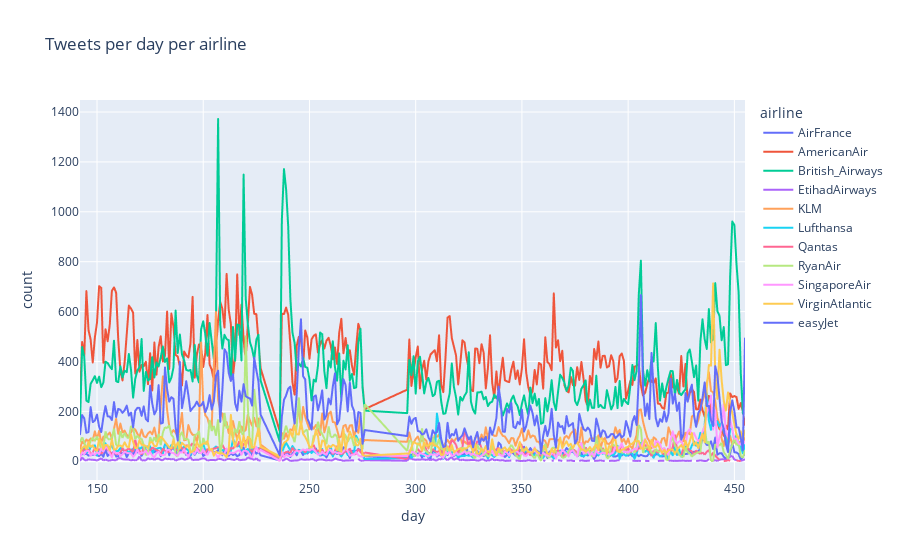

Notebook source saved alongside this figure:
### Code cell
fig = go.Figure()
fig = px.line(plot_df, x="day", y="count", color="airline", title="Tweets per day per airline")
fig.show()

### Figure 1 — Plotly figure (JSON) as saved in the notebook; plotly's stock layout.template omitted (floating-point values rounded to 4 significant figures; data arrays with more than 128 entries replaced by an {"elided": "..."} marker saying what was removed)
{"data": [{"hovertemplate": "airline=AirFrance<br>day=%{x}<br>count=%{y}<extra></extra>", "legendgroup": "AirFrance", "line": {"color": "#636efa", "dash": "solid"}, "marker": {"symbol": "circle"}, "mode": "lines", "name": "AirFrance", "showlegend": true, "type": "scattergl", "x": {"elided": "287 int values"}, "xaxis": "x", "y": {"elided": "287 int values"}, "yaxis": "y"}, {"hovertemplate": "airline=AmericanAir<br>day=%{x}<br>count=%{y}<extra></extra>", "legendgroup": "AmericanAir", "line": {"color": "#EF553B", "dash": "solid"}, "marker": {"symbol": "circle"}, "mode": "lines", "name": "AmericanAir", "showlegend": true, "type": "scattergl", "x": {"elided": "287 int values"}, "xaxis": "x", "y": {"elided": "287 int values"}, "yaxis": "y"}, {"hovertemplate": "airline=British_Airways<br>day=%{x}<br>count=%{y}<extra></extra>", "legendgroup": "British_Airways", "line": {"color": "#00cc96", "dash": "solid"}, "marker": {"symbol": "circle"}, "mode": "lines", "name": "British_Airways", "showlegend": true, "type": "scattergl", "x": {"elided": "287 int values"}, "xaxis": "x", "y": {"elided": "287 int values"}, "yaxis": "y"}, {"hovertemplate": "airline=EtihadAirways<br>day=%{x}<br>count=%{y}<extra></extra>", "legendgroup": "EtihadAirways", "line": {"color": "#ab63fa", "dash": "solid"}, "marker": {"symbol": "circle"}, "mode": "lines", "name": "EtihadAirways", "showlegend": true, "type": "scattergl", "x": {"elided": "287 int values"}, "xaxis": "x", "y": {"elided": "287 int values"}, "yaxis": "y"}, {"hovertemplate": "airline=KLM<br>day=%{x}<br>count=%{y}<extra></extra>", "legendgroup": "KLM", "line": {"color": "#FFA15A", "dash": "solid"}, "marker": {"symbol": "circle"}, "mode": "lines", "name": "KLM", "showlegend": true, "type": "scattergl", "x": {"elided": "287 int values"}, "xaxis": "x", "y": {"elided": "287 int values"}, "yaxis": "y"}, {"hovertemplate": "airline=Lufthansa<br>day=%{x}<br>count=%{y}<extra></extra>", "legendgroup": "Lufthansa", "line": {"color": "#19d3f3", "dash": "solid"}, "marker": {"symbol": "circle"}, "mode": "lines", "name": "Lufthansa", "showlegend": true, "type": "scattergl", "x": {"elided": "287 int values"}, "xaxis": "x", "y": {"elided": "287 int values"}, "yaxis": "y"}, {"hovertemplate": "airline=Qantas<br>day=%{x}<br>count=%{y}<extra></extra>", "legendgroup": "Qantas", "line": {"color": "#FF6692", "dash": "solid"}, "marker": {"symbol": "circle"}, "mode": "lines", "name": "Qantas", "showlegend": true, "type": "scattergl", "x": {"elided": "287 int values"}, "xaxis": "x", "y": {"elided": "287 int values"}, "yaxis": "y"}, {"hovertemplate": "airline=RyanAir<br>day=%{x}<br>count=%{y}<extra></extra>", "legendgroup": "RyanAir", "line": {"color": "#B6E880", "dash": "solid"}, "marker": {"symbol": "circle"}, "mode": "lines", "name": "RyanAir", "showlegend": true, "type": "scattergl", "x": {"elided": "287 int values"}, "xaxis": "x", "y": {"elided": "287 int values"}, "yaxis": "y"}, {"hovertemplate": "airline=SingaporeAir<br>day=%{x}<br>count=%{y}<extra></extra>", "legendgroup": "SingaporeAir", "line": {"color": "#FF97FF", "dash": "solid"}, "marker": {"symbol": "circle"}, "mode": "lines", "name": "SingaporeAir", "showlegend": true, "type": "scattergl", "x": {"elided": "287 int values"}, "xaxis": "x", "y": {"elided": "287 int values"}, "yaxis": "y"}, {"hovertemplate": "airline=VirginAtlantic<br>day=%{x}<br>count=%{y}<extra></extra>", "legendgroup": "VirginAtlantic", "line": {"color": "#FECB52", "dash": "solid"}, "marker": {"symbol": "circle"}, "mode": "lines", "name": "VirginAtlantic", "showlegend": true, "type": "scattergl", "x": {"elided": "287 int values"}, "xaxis": "x", "y": {"elided": "287 int values"}, "yaxis": "y"}, {"hovertemplate": "airline=easyJet<br>day=%{x}<br>count=%{y}<extra></extra>", "legendgroup": "easyJet", "line": {"color": "#636efa", "dash": "solid"}, "marker": {"symbol": "circle"}, "mode": "lines", "name": "easyJet", "showlegend": true, "type": "scattergl", "x": {"elided": "287 int values"}, "xaxis": "x", "y": {"elided": "287 int values"}, "yaxis": "y"}], "layout": {"legend": {"title": {"text": "airline"}, "tracegroupgap": 0}, "title": {"text": "Tweets per day per airline"}, "xaxis": {"anchor": "y", "domain": [0, 1], "title": {"text": "day"}}, "yaxis": {"anchor": "x", "domain": [0, 1], "title": {"text": "count"}}}}
